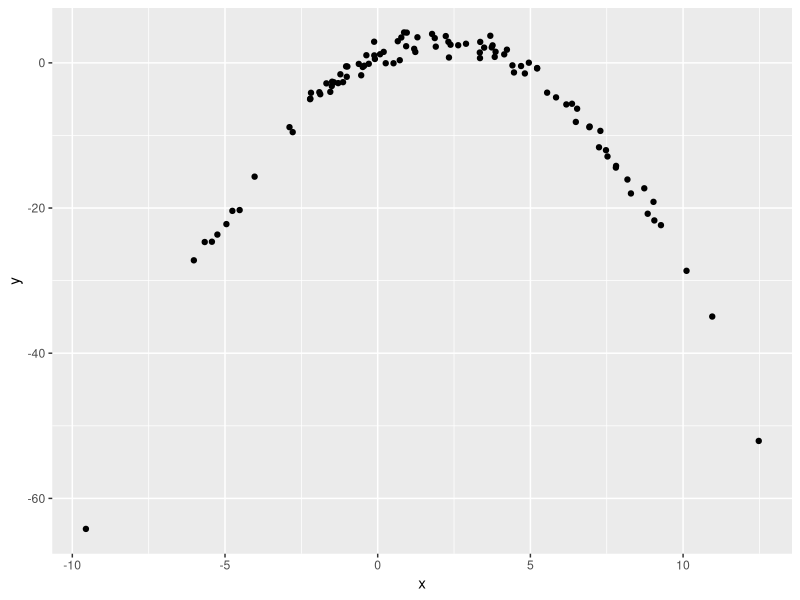

Reproduce this figure in R.
## ---- chunk 1
 
library(tidyverse)
df = tibble( 
  x= rnorm(100,2,5),
  y = 1+2*x-.5*x^2+rnorm(100)
  )

df|>
  ggplot(aes(x=x,y=y))+
  geom_point()
